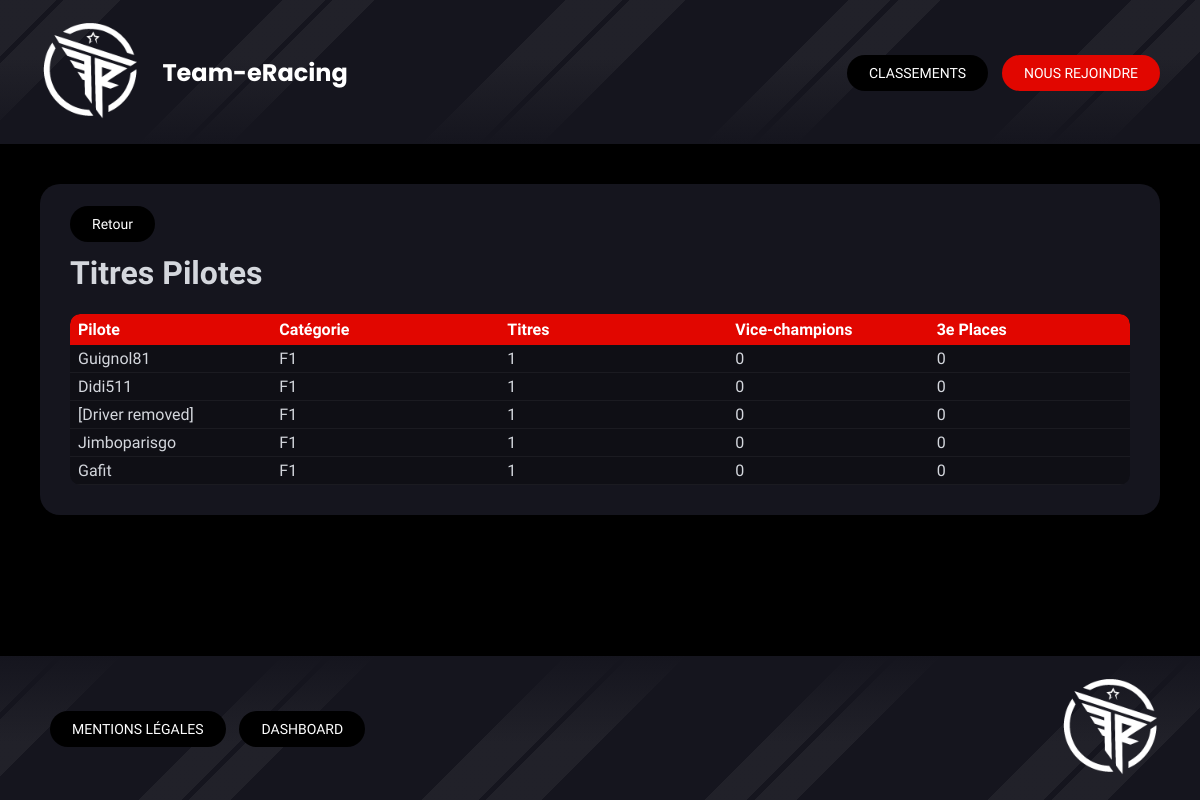
Page /index.php?controller=classements&action=driverAwards on the committed database.
### tables this page shows
CREATE TABLE IF NOT EXISTS `drivers` (
  `id` int NOT NULL AUTO_INCREMENT,
  `nickname` varchar(100) NOT NULL,
  `country_id` int NOT NULL DEFAULT '1',
  `status` enum('active','desactive') DEFAULT 'active',
  PRIMARY KEY (`id`),
  UNIQUE KEY `nickname` (`nickname`),
  KEY `idx_driver_status` (`status`),
  KEY `idx_driver_country` (`country_id`)
);

### Controllers/Controller.php (called while the page is built, shortened)
<?php
abstract class Controller
{
    public function render(string $path, array $data = [])
    {
        extract($data);
        include dirname(__DIR__) . '/Views/' . $path . '.php';
        include dirname(__DIR__) . '/Views/base.php';
    }
}
?>

### Controllers/ClassementsController.php (called while the page is built, shortened)
<?php
class ClassementsController extends Controller
{
    public function driverAwards()
    {
        $list = ClassementsModel::getDriverAwards();
        $this->render('classements/driver_awards', compact('list'));
    }
}
?>

### public/index.php (called while the page is built, shortened)
<?php
include '../Autoloader.php';
$route = new Router();
$route->routes();
?>

### Autoloader.php (called while the page is built, shortened)
<?php
class Autoloader{
    static function autoload($class){
        $class = str_replace(__NAMESPACE__.'\\','',$class);
        $class = str_replace('\\','/',$class);
    }
}
?>

### Core/DbConnect.php (called while the page is built, shortened)
<?php
class DbConnect
{
    protected $connection;
    public function getConnection()
    {
        return $this->connection;
    }
    public function __construct()
    {
        try {
            $dsn = 'mysql:host=' . self::SERVER . ';dbname=' . self::BASE . ';charset=utf8mb4';
                $this->connection = new PDO($dsn, self::USER, self::PASSWORD, [
                    PDO::ATTR_ERRMODE => PDO::ERRMODE_EXCEPTION,
                    PDO::ATTR_DEFAULT_FETCH_MODE => PDO::FETCH_OBJ,
                    PDO::ATTR_EMULATE_PREPARES => false
                ]);
        } catch (Exception $e) {
            die('Erreur : ' . $e->getMessage());
        }
    }
}
?>

### Models/ClassementsModel.php (called while the page is built, shortened)
<?php
class ClassementsModel extends DbConnect
{
    public static function getDriverAwards()
    {
        $db = new DbConnect();
        $sql = "
            SELECT *
            FROM driver_awards
            ORDER BY titles DESC, vice_titles DESC, third_place DESC
        ";
        return $db->getConnection()->query($sql)->fetchAll();
    }
}
?>

### Views/classements/driver_awards.php (the view, shortened to what this page needs)
<div class="section-dashboard">
    <div class="section-header">
        <a class="nav-btn-dashboard" href="index.php?controller=classements">Retour</a>
        <h1>Titres Pilotes</h1>
    </div>
    <div class="table-responsive">
        <table class="dashboard-table">
            <thead>
                <tr>
                    <th>Pilote</th>
                    <th>Catégorie</th>
                    <th>Titres</th>
                    <th>Vice-champions</th>
                    <th>3e Places</th>
                </tr>
            </thead>
            <tbody>
                <?php foreach ($list as $row): ?>
                <tr>
                    <td><?= htmlspecialchars($row->nickname) ?></td>
                    <td><?= htmlspecialchars($row->category) ?></td>
                    <td><?= htmlspecialchars($row->titles) ?></td>
                    <td><?= htmlspecialchars($row->vice_titles) ?></td>
                    <td><?= htmlspecialchars($row->third_place) ?></td>
                </tr>
                <?php endforeach; ?>
            </tbody>
        </table>
    </div>
</div>

### public/style-v2.0.css (style rules this page uses)
html, body { height: 100%; margin: 0; padding: 0; background: #000000; font-family: 'Titillium Web', 'Segoe UI', 'Helvetica Neue', Arial, sans-serif; color: #d4d7dd; }
body { display: flex; flex-direction: column; }
.section-dashboard { background: #15151E; margin: 40px; padding: 30px; border-radius: 20px; gap: 20px; }
.nav-btn-dashboard { padding: 10px 22px; border-radius: 20px; background: #000000; color: white; text-decoration: none; font-size: 14px; cursor: pointer; transition: background-color 0.3s; }
.table-responsive { overflow-x: auto; border-radius: 10px; margin-top: 20px; }
.dashboard-table { width: 100%; border-collapse: collapse; background: #0f0f15; border-radius: 10px; overflow: hidden; }
.dashboard-table th { background: #E10600; padding: 12px; text-align: left; color: white; font-weight: 600; }
.dashboard-table td { padding: 12px; border-bottom: 1px solid rgba(255,255,255,0.05); }
.dashboard-table td { padding: 4px 8px; }
.dashboard-table th { padding: 6px 8px; }
.dashboard-table { table-layout: fixed; }
.dashboard-table td.driver-cell, .dashboard-table th:nth-child(2) { width: 20%; }
.dashboard-table td.team-cell, .dashboard-table th:nth-child(3) { width: 20%; }

### rows in the picture
drivers: nickname "Guignol81", category "F1", titles "1", vice_titles "0", third_place "0"
drivers: nickname "Didi511", category "F1", titles "1", vice_titles "0", third_place "0"
drivers: nickname "[Driver removed]", category "F1", titles "1", vice_titles "0", third_place "0"
drivers: nickname "Jimboparisgo", category "F1", titles "1", vice_titles "0", third_place "0"
drivers: nickname "Gafit", category "F1", titles "1", vice_titles "0", third_place "0"
